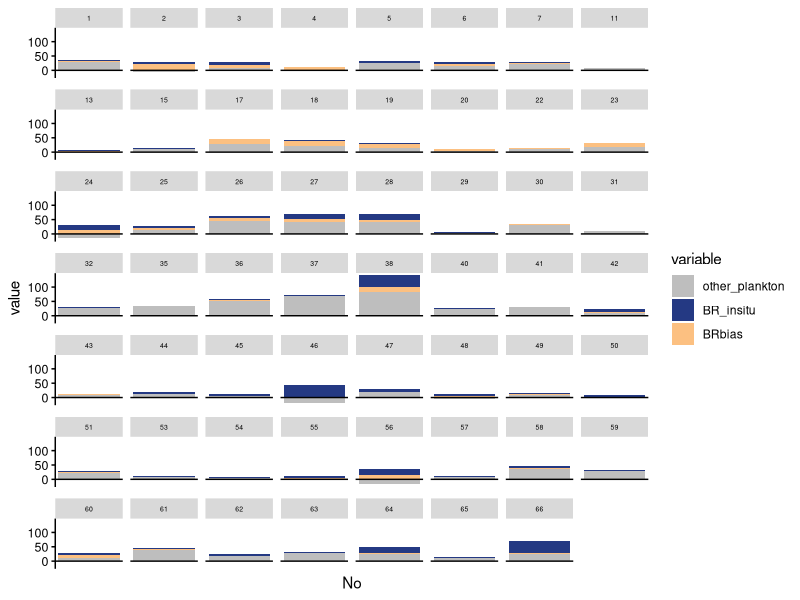
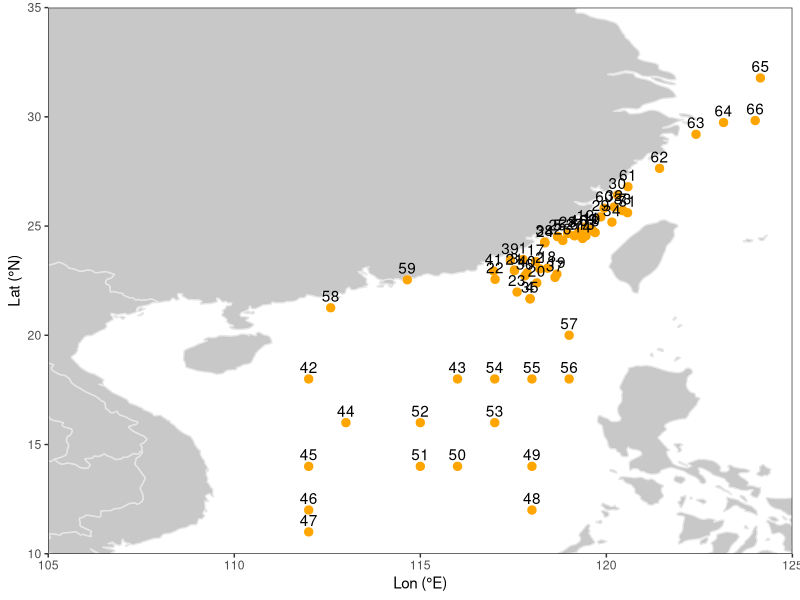

Generate these figures, in order, with R:
#### Comparison of community respiration before and after correcting for the bacterial respiration biases in field studies

library(reshape2)
library(ggplot2)


# Using stacked bar chart to display the CR composition at each sampling station
dat <- read.csv('../output/corrected_BR.csv')

dat$CR <- dat$CR*12
dat$other_plankton <- dat$CR - dat$BR_total
CR <- na.omit(dat[c('No', 'BR_insitu', 'BRbias', 'other_plankton')])
CR <- melt(CR, id = 'No')

p_CR <- ggplot(CR, aes(No, value, fill = variable)) +
facet_wrap(~No, scale = 'free_x') +
geom_col(width = 0.5) +
scale_fill_manual(limits = c('other_plankton', 'BR_insitu', 'BRbias'), values = c('gray', '#243983', '#fcc081')) +
theme(panel.grid = element_blank(), 
	panel.background = element_rect(color = 'transparent', fill = 'white'), 
	strip.text = element_text(color = 'black', size = 5),
	axis.ticks = element_line(color = 'black', size = 0.5), 
	axis.text = element_text(color = 'black', size = 9),
	axis.text.x = element_blank(),
	axis.ticks.x = element_blank(),
	axis.line.y = element_line(color = 'black', size = 0.5)) +
geom_hline(yintercept = 0, size = 0.5)

p_CR


# Map the marginal sea of the Northwest Pacific
map <- map_data('world')
map <- subset(map, long > 95 & long < 135)
map <- subset(map, lat > 0 & lat < 45)

p <- ggplot() +
geom_polygon(data = map, aes(x = long, y = lat, group = group), color = '#e6e6e6', fill = '#c8c8c8') +
geom_point(data = dat, aes(x = Lon, y = Lat), size = 2.5, color = '#ffa500') +
geom_text(data = dat, aes(x = Lon, y = Lat, label = No), vjust = -0.5) +
theme_bw() +
theme(panel.grid = element_blank(), 
	legend.position = c(0.2, 0.8), 
	legend.background = element_blank(), 
	legend.key = element_blank()) +
coord_cartesian(xlim = c(105, 125),  ylim = c(10, 35)) +
scale_x_continuous(breaks = seq(105, 125, 5), expand = c(0, 0)) +
scale_y_continuous(breaks = seq(10, 35, 5), expand = c(0, 0)) +
labs(x = 'Lon (°E)', y = 'Lat (°N)')

p


# Finally, combine the maps and bar charts using external plotting tools to create Fig. E3

